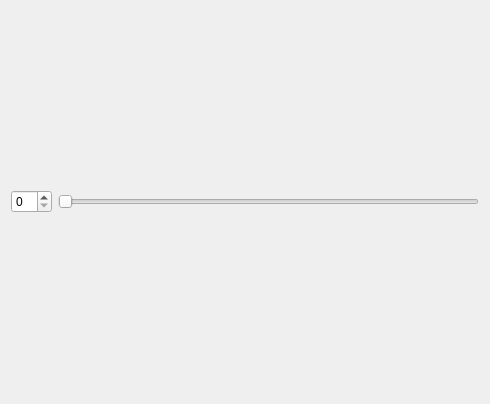
<?xml version="1.0" encoding="UTF-8"?>
<ui version="4.0">
 <class>MyWidget</class>
 <widget class="QWidget" name="MyWidget">
  <property name="geometry">
   <rect>
    <x>0</x>
    <y>0</y>
    <width>490</width>
    <height>404</height>
   </rect>
  </property>
  <property name="windowTitle">
   <string>Form</string>
  </property>
  <layout class="QGridLayout" name="gridLayout">
   <item row="0" column="0">
    <layout class="QHBoxLayout" name="horizontalLayout">
     <item>
      <widget class="QSpinBox" name="spinBox"/>
     </item>
     <item>
      <widget class="QSlider" name="horizontalSlider">
       <property name="orientation">
        <enum>Qt::Horizontal</enum>
       </property>
      </widget>
     </item>
    </layout>
   </item>
  </layout>
 </widget>
 <resources/>
 <connections/>
</ui>
